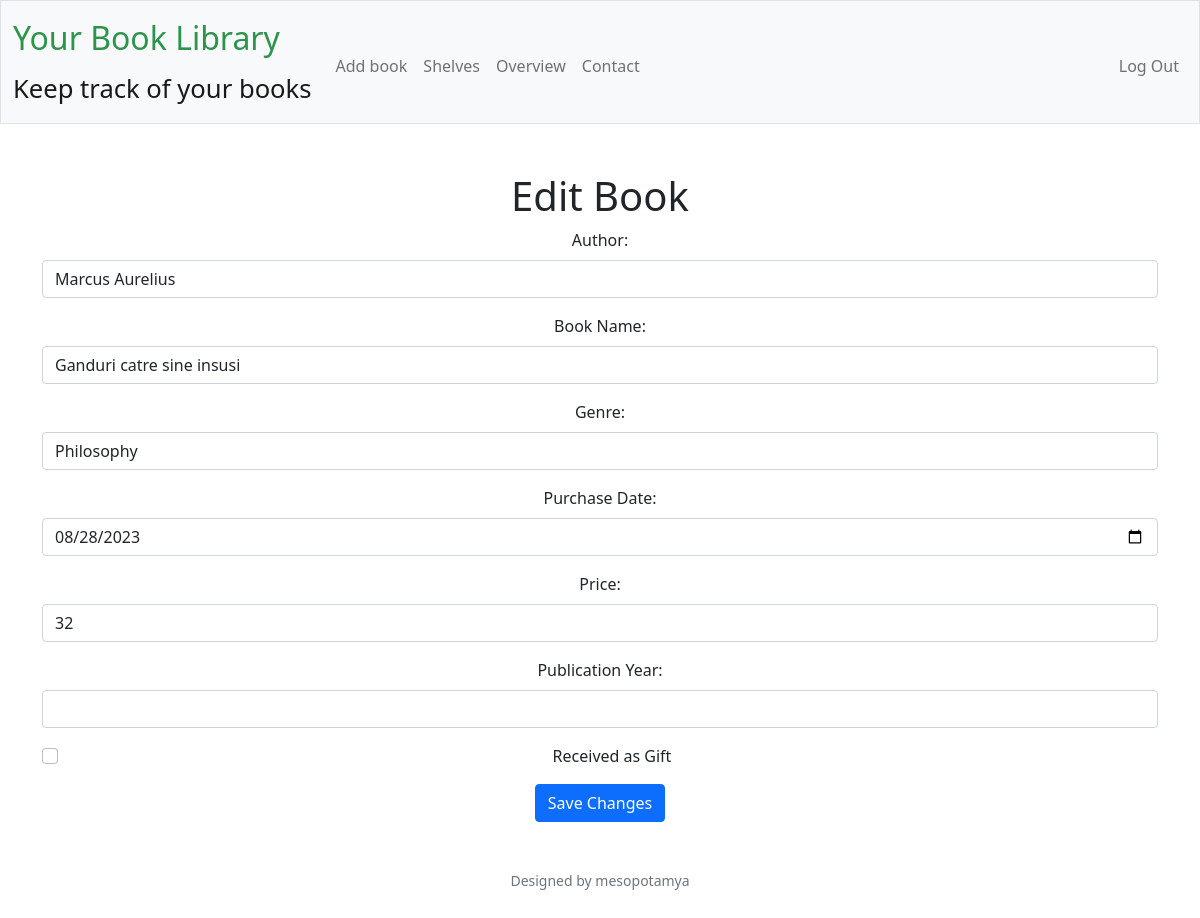
The app's page /edit_book/4 (signed in) with its own data.
### tables this page shows
CREATE TABLE books (
    id INTEGER PRIMARY KEY AUTOINCREMENT,
    author TEXT NOT NULL,
    book_name TEXT NOT NULL,
    genre TEXT NOT NULL,
    purchase_date DATE NOT NULL,
    price DECIMAL(10, 2) NOT NULL,
    ISBN TEXT,
    user_id INTEGER,
    action TEXT,
    details TEXT,
    date_created TIMESTAMP DEFAULT CURRENT_TIMESTAMP,
    book_gift INTEGER DEFAULT 0, currency TEXT,    
    FOREIGN KEY (user_id) REFERENCES users(id)
);

### app.py (the view, shortened to what this page needs)
@app.route("/edit_book/<book_id>", methods=["GET", "POST"])
@login_required
def edit_book(book_id):
    try:
        book_id = int(book_id)
    except ValueError:
        flash("Invalid book ID", "error")
        return redirect(url_for("shelves"))
    user_id = session.get("user_id")
    book = db.execute(
        "SELECT * FROM books WHERE id = ? AND user_id = ?", book_id, user_id
    )
    if not book:
        flash("Book not found or unauthorized access", "error")
        return redirect(url_for("shelves"))
    book = book[0] if book else None  # Extract the book if found
    return render_template("edit_book.html", book=book)

### app.py (called while the page is built)
@app.after_request
def after_request(response):
    response.headers["Cache-Control"] = "no-cache, no-store, must-revalidate"
    response.headers["Expires"] = 0
    response.headers["Pragma"] = "no-cache"
    return response

### helpers.py (called while the page is built)
def login_required(f):
    @wraps(f)
    def decorated_function(*args, **kwargs):
        if session.get("user_id") is None:
            return redirect("/login")
        return f(*args, **kwargs)
    return decorated_function

### templates/edit_book.html (shortened to what this page needs)
{% extends "layout.html" %}
{% block main %}
    <div class="container">
        <h1>Edit Book</h1>
        <form action="{{ url_for('edit_book', book_id=book.id) }}" method="post">
            <div class="mb-3">
                <label for="author" class="form-label">Author:</label>
                <input type="text" class="form-control" id="author" name="author" value="{{ book.author }}">
            </div>
            <div class="mb-3">
                <label for="book_name" class="form-label">Book Name:</label>
                <input type="text" class="form-control" id="book_name" name="book_name" value="{{ book.book_name }}">
            </div>
            <div class="mb-3">
                <label for="genre" class="form-label">Genre:</label>
                <input type="text" class="form-control" id="genre" name="genre" value="{{ book.genre }}">
            </div>
            <div class="mb-3">
                <label for="purchase_date" class="form-label">Purchase Date:</label>
                <input type="date" class="form-control" id="purchase_date" name="purchase_date" value="{{ book.purchase_date }}">
            </div>
            <div class="mb-3">
                <label for="price" class="form-label">Price:</label>
                <input type="text" class="form-control" id="price" name="price" value="{{ book.price }}">
            </div>
            <div class="mb-3">
                <label for="publication_year" class="form-label">Publication Year:</label>
                <input type="text" class="form-control" id="publication_year" name="publication_year" value="{{ book.publication_year }}">
            </div>
            <div class="form-check mb-3">
                <input type="checkbox" class="form-check-input" id="book_gift" name="book_gift" {% if book.book_gift == 1 %} checked {% endif %}>
                <label class="form-check-label" for="book_gift">Received as Gift</label>
            </div>
            <button type="submit" class="btn btn-primary">Save Changes</button>
        </form>
    </div>
{% endblock %}

### records on screen
books: author "Marcus Aurelius", book_name "Ganduri catre sine insusi", genre "Philosophy", purchase_date "08/28/2023", price "32"
